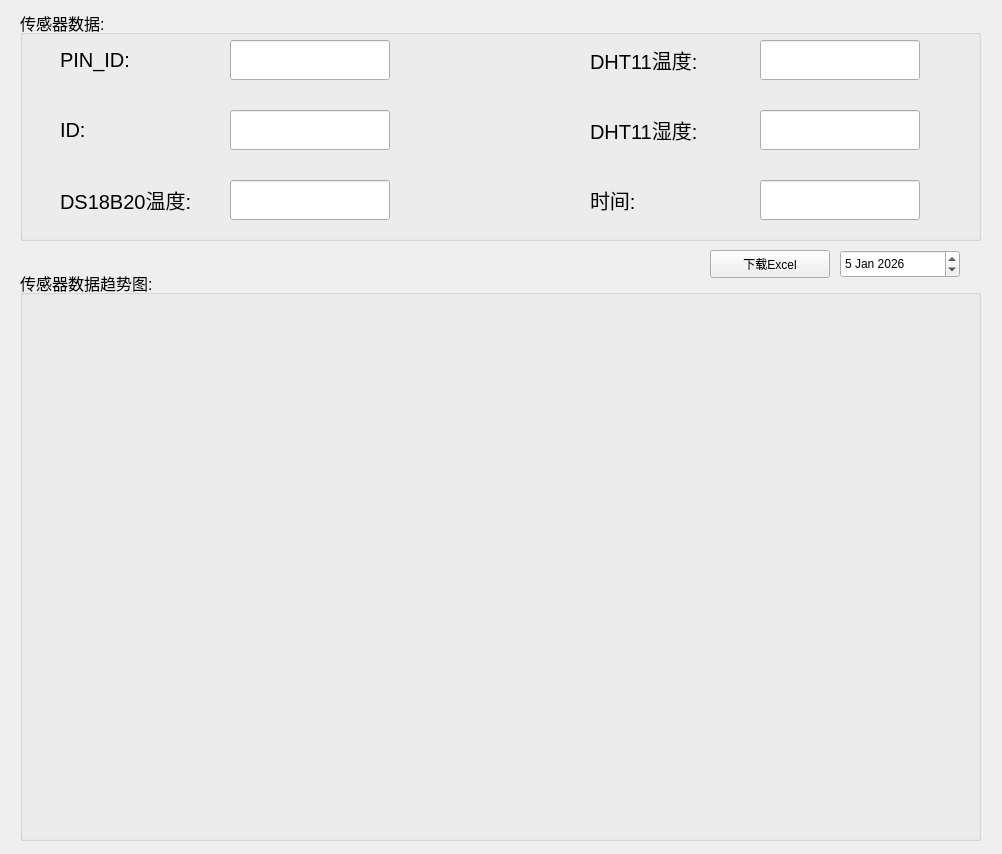
<?xml version="1.0" encoding="UTF-8"?>
<ui version="4.0">
 <class>Form</class>
 <widget class="QWidget" name="Form">
  <property name="geometry">
   <rect>
    <x>0</x>
    <y>0</y>
    <width>1002</width>
    <height>854</height>
   </rect>
  </property>
  <property name="windowTitle">
   <string>Form</string>
  </property>
  <widget class="QGroupBox" name="groupBox">
   <property name="geometry">
    <rect>
     <x>20</x>
     <y>10</y>
     <width>961</width>
     <height>231</height>
    </rect>
   </property>
   <property name="font">
    <font>
     <pointsize>12</pointsize>
    </font>
   </property>
   <property name="title">
    <string>传感器数据:</string>
   </property>
   <widget class="QLineEdit" name="lineEdit_1">
    <property name="geometry">
     <rect>
      <x>210</x>
      <y>30</y>
      <width>160</width>
      <height>40</height>
     </rect>
    </property>
    <property name="font">
     <font>
      <pointsize>15</pointsize>
     </font>
    </property>
    <property name="text">
     <string/>
    </property>
   </widget>
   <widget class="QLineEdit" name="lineEdit_3">
    <property name="geometry">
     <rect>
      <x>210</x>
      <y>170</y>
      <width>160</width>
      <height>40</height>
     </rect>
    </property>
    <property name="font">
     <font>
      <pointsize>15</pointsize>
     </font>
    </property>
    <property name="text">
     <string/>
    </property>
   </widget>
   <widget class="QLineEdit" name="lineEdit_2">
    <property name="geometry">
     <rect>
      <x>210</x>
      <y>100</y>
      <width>160</width>
      <height>40</height>
     </rect>
    </property>
    <property name="font">
     <font>
      <pointsize>15</pointsize>
     </font>
    </property>
    <property name="text">
     <string/>
    </property>
   </widget>
   <widget class="QLabel" name="PINIDLineEdit">
    <property name="geometry">
     <rect>
      <x>40</x>
      <y>30</y>
      <width>160</width>
      <height>40</height>
     </rect>
    </property>
    <property name="font">
     <font>
      <pointsize>15</pointsize>
     </font>
    </property>
    <property name="text">
     <string>PIN_ID:</string>
    </property>
   </widget>
   <widget class="QLabel" name="DS18LineEdit">
    <property name="geometry">
     <rect>
      <x>40</x>
      <y>170</y>
      <width>160</width>
      <height>40</height>
     </rect>
    </property>
    <property name="font">
     <font>
      <pointsize>15</pointsize>
     </font>
    </property>
    <property name="text">
     <string>DS18B20温度:</string>
    </property>
   </widget>
   <widget class="QLabel" name="IDLineEdit">
    <property name="geometry">
     <rect>
      <x>40</x>
      <y>100</y>
      <width>160</width>
      <height>40</height>
     </rect>
    </property>
    <property name="font">
     <font>
      <pointsize>15</pointsize>
     </font>
    </property>
    <property name="text">
     <string>ID:</string>
    </property>
   </widget>
   <widget class="QLineEdit" name="lineEdit_4">
    <property name="geometry">
     <rect>
      <x>740</x>
      <y>30</y>
      <width>160</width>
      <height>40</height>
     </rect>
    </property>
    <property name="font">
     <font>
      <pointsize>15</pointsize>
     </font>
    </property>
    <property name="text">
     <string/>
    </property>
   </widget>
   <widget class="QLabel" name="DHT11tLineEdit">
    <property name="geometry">
     <rect>
      <x>570</x>
      <y>30</y>
      <width>160</width>
      <height>40</height>
     </rect>
    </property>
    <property name="font">
     <font>
      <pointsize>15</pointsize>
     </font>
    </property>
    <property name="text">
     <string>DHT11温度:</string>
    </property>
   </widget>
   <widget class="QLineEdit" name="lineEdit_5">
    <property name="geometry">
     <rect>
      <x>740</x>
      <y>100</y>
      <width>160</width>
      <height>40</height>
     </rect>
    </property>
    <property name="font">
     <font>
      <pointsize>15</pointsize>
     </font>
    </property>
    <property name="text">
     <string/>
    </property>
   </widget>
   <widget class="QLabel" name="DHT11hLineEdit">
    <property name="geometry">
     <rect>
      <x>570</x>
      <y>100</y>
      <width>160</width>
      <height>40</height>
     </rect>
    </property>
    <property name="font">
     <font>
      <pointsize>15</pointsize>
     </font>
    </property>
    <property name="text">
     <string>DHT11湿度:</string>
    </property>
   </widget>
   <widget class="QLineEdit" name="lineEdit_6">
    <property name="geometry">
     <rect>
      <x>740</x>
      <y>170</y>
      <width>160</width>
      <height>40</height>
     </rect>
    </property>
    <property name="font">
     <font>
      <pointsize>15</pointsize>
     </font>
    </property>
    <property name="text">
     <string/>
    </property>
   </widget>
   <widget class="QLabel" name="timeLineEdit">
    <property name="geometry">
     <rect>
      <x>570</x>
      <y>170</y>
      <width>160</width>
      <height>40</height>
     </rect>
    </property>
    <property name="font">
     <font>
      <pointsize>15</pointsize>
     </font>
    </property>
    <property name="text">
     <string>时间:</string>
    </property>
   </widget>
  </widget>
  <widget class="QGroupBox" name="groupBox_2">
   <property name="geometry">
    <rect>
     <x>20</x>
     <y>270</y>
     <width>961</width>
     <height>571</height>
    </rect>
   </property>
   <property name="font">
    <font>
     <pointsize>12</pointsize>
    </font>
   </property>
   <property name="title">
    <string>传感器数据趋势图:</string>
   </property>
   <widget class="QWidget" name="verticalLayoutWidget">
    <property name="geometry">
     <rect>
      <x>20</x>
      <y>30</y>
      <width>921</width>
      <height>251</height>
     </rect>
    </property>
    <layout class="QVBoxLayout" name="verticalLayout_1"/>
   </widget>
   <widget class="QWidget" name="verticalLayoutWidget_2">
    <property name="geometry">
     <rect>
      <x>20</x>
      <y>300</y>
      <width>921</width>
      <height>251</height>
     </rect>
    </property>
    <layout class="QVBoxLayout" name="verticalLayout_2"/>
   </widget>
  </widget>
  <widget class="QDateEdit" name="dateEdit">
   <property name="geometry">
    <rect>
     <x>840</x>
     <y>250</y>
     <width>120</width>
     <height>28</height>
    </rect>
   </property>
   <property name="date">
    <date>
     <year>2026</year>
     <month>1</month>
     <day>5</day>
    </date>
   </property>
  </widget>
  <widget class="QPushButton" name="ExcelButton">
   <property name="geometry">
    <rect>
     <x>710</x>
     <y>250</y>
     <width>120</width>
     <height>28</height>
    </rect>
   </property>
   <property name="text">
    <string>下载Excel</string>
   </property>
  </widget>
 </widget>
 <resources/>
 <connections/>
</ui>
